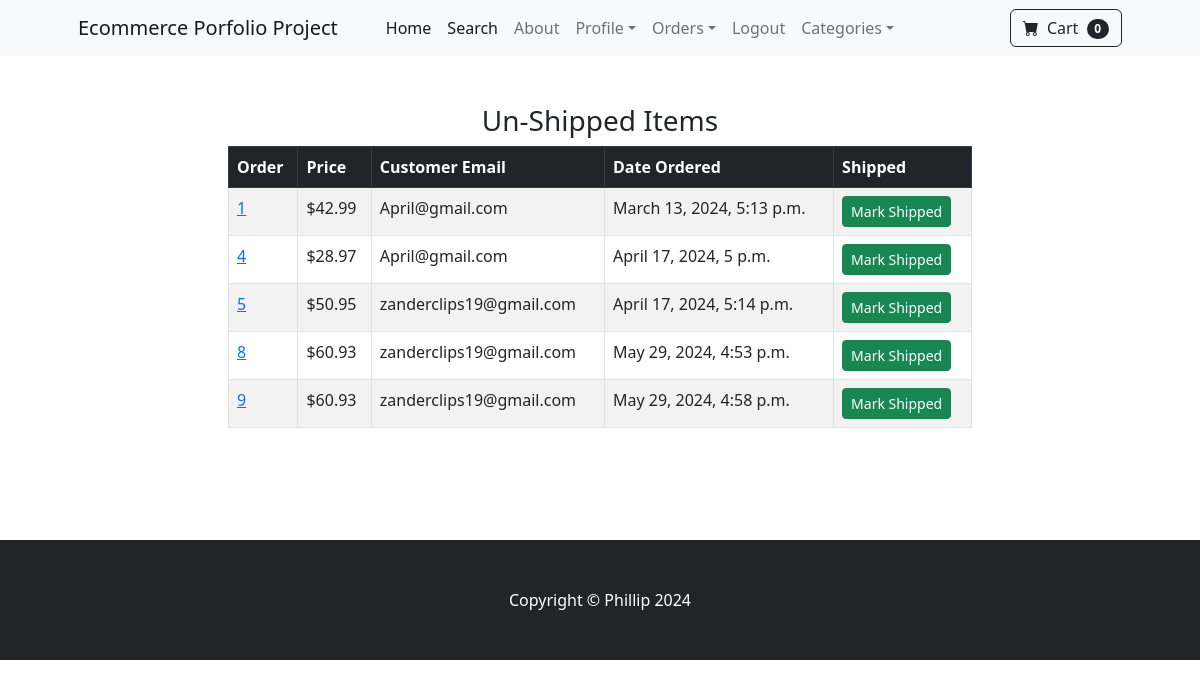
Page /payment/not_shipped_dash (signed in) on the committed database.
### payment/models.py (models this page shows, shortened)
class Order(models.Model):
	user = models.ForeignKey(User, on_delete=models.CASCADE, null=True, blank=True)
	full_name = models.CharField(max_length=250)
	email = models.EmailField(max_length=250)
	shipping_address = models.TextField(max_length=15000)
	amount_paid = models.DecimalField(max_digits=7, decimal_places=2)
	date_ordered = models.DateTimeField(auto_now_add=True)
	shipped = models.BooleanField(default=False)
	date_shipped = models.DateTimeField(blank=True, null=True)

### payment/views.py (the view, shortened to what this page needs)
# urls.py: path('not_shipped_dash', views.not_shipped_dash, name="not_shipped_dash"),
def not_shipped_dash(request):
	if request.user.is_authenticated and request.user.is_superuser:
		orders = Order.objects.filter(shipped=False)
		return render(request, "payment/not_shipped_dash.html", {"orders":orders})
	else:
		messages.success(request, "Access Denied")
		return redirect('home')

### cart/cart.py (called while the page is built)
	def __len__(self):
		return len(self.cart)

### cart/context_processors.py (called while the page is built)
def cart(request):
	return {'cart': Cart(request)}

### payment/templates/payment/not_shipped_dash.html (shortened to what this page needs)
{% extends 'base.html' %}
{% block content %}
        <div class="container">
        	<div class="row">
        		<center>
        			<div class="col-8">
        				<br/><br/>
<h3>Un-Shipped Items</h3>
<table class="table table-striped table-hover table-bordered">
  <thead class="table-dark">
    <tr>
      <th scope="col">Order</th>
      <th scope="col">Price</th>
      <th scope="col">Customer Email</th>
      <th scope="col">Date Ordered</th>
      <th scope="col">Shipped</th>
    </tr>
  </thead>
  <tbody>
  	{% for item in orders %}
    <tr>
      <td><a href="{% url 'orders' item.id %}">{{ item.id }}</a></td>
      <td>${{ item.amount_paid }}</td>
      <td>{{ item.email }}</td>
      <td>{{ item.date_ordered }}</td>
      <td>
        <form method="POST">
          <button type="Submit" class="btn btn-success btn-sm">Mark Shipped</button>
        </form>
      </td>
    </tr>
    {% endfor %}
  </tbody>
</table>
<br/><br/>
<br/><br/>
        			</div>
        		</center>
        	</div>
        </div>
{% endblock %}

### rows in the picture
Order: id "1", amount_paid "42.99", email "April@gmail.com", date_ordered "March 13, 2024, 5:13 p.m."
Order: id "4", amount_paid "28.97", email "April@gmail.com", date_ordered "April 17, 2024, 5 p.m."
Order: id "5", amount_paid "50.95", email "zanderclips19@gmail.com", date_ordered "April 17, 2024, 5:14 p.m."
Order: id "8", amount_paid "60.93", email "zanderclips19@gmail.com", date_ordered "May 29, 2024, 4:53 p.m."
Order: id "9", amount_paid "60.93", email "zanderclips19@gmail.com", date_ordered "May 29, 2024, 4:58 p.m."

### other values in the picture
{{ cart|length }} "0"
